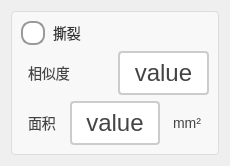
           <widget class="QWidget" name="widget_silie" native="true">
            <layout class="QGridLayout" name="gridLayout_14">
             <item row="0" column="0">
              <widget class="QGroupBox" name="groupBox_15">
               <property name="styleSheet">
                <string notr="true">QGroupBox {
    border: 1px solid #DDD;
    border-radius: 4px;
    font: bold 14px;
    color: #666;
    background-color: #F8F8F8;
}

QGroupBox::title {
    subcontrol-origin: margin;
    subcontrol-position: top left;
    left: 10px;
    padding: 0 5px;
}</string>
               </property>
               <property name="title">
                <string/>
               </property>
               <layout class="QVBoxLayout" name="verticalLayout_13">
                <item>
                 <widget class="QRadioButton" name="rbtn_silieEnable">
                  <property name="sizePolicy">
                   <sizepolicy hsizetype="Minimum" vsizetype="Minimum">
                    <horstretch>0</horstretch>
                    <verstretch>0</verstretch>
                   </sizepolicy>
                  </property>
                  <property name="styleSheet">
                   <string notr="true">QRadioButton {
    spacing: 8px;
    font-size: 14px;
    color: #333;  /* 保持原始文字颜色 */
}

/* 未选中状态 */
QRadioButton::indicator {
    width: 20px;
    height: 20px;
    border-radius: 10px;
    border: 2px solid #999;
    background: #ffffff;
}

/* 悬停效果 */
QRadioButton::indicator:hover {
    border: 2px solid #666;
}

/* 选中状态 */
QRadioButton::indicator:checked {
    border: 2px solid #FF6B00;  /* 橙色边框 */
}

/* 选中时的内圆 */
QRadioButton::indicator:checked {
    background-color: qradialgradient(
        cx:0.5, cy:0.5,
        radius:0.4,
        fx:0.5, fy:0.5,
        stop:0 #FF6B00,  /* 主橙色 */
        stop:1 transparent
    );
}

/* 禁用状态 */
QRadioButton:::disabled {
    border: 2px solid #ccc;
    background: #eee;
}

/* 点击动画效果 */
QRadioButton::indicator:pressed {
    border: 2px solid #CC5500;  /* 深橙色边框 */
    background-color: qradialgradient(
        cx:0.5, cy:0.5,
        radius:0.5,
        fx:0.5, fy:0.5,
        stop:0 #FFD8B3,  /* 浅橙色渐变 */
        stop:1 transparent
    );
}</string>
                  </property>
                  <property name="text">
                   <string>撕裂</string>
                  </property>
                 </widget>
                </item>
                <item>
                 <layout class="QHBoxLayout" name="horizontalLayout_20">
                  <item>
                   <widget class="QLabel" name="label_42">
                    <property name="sizePolicy">
                     <sizepolicy hsizetype="Minimum" vsizetype="Minimum">
                      <horstretch>0</horstretch>
                      <verstretch>0</verstretch>
                     </sizepolicy>
                    </property>
                    <property name="styleSheet">
                     <string notr="true">/* 基础标签样式 */
QLabel {
    color: #444444;          /* 主文字色 */
    font-size: 14px;         /* 标准字号 */
    background: transparent; /* 透明背景 */
    padding: 2px 4px;        /* 基础内边距 */
}

/* 标题样式 */
QLabel.title {
    font-size: 16px;
    font-weight: 600;
    color: #333333;
    border-bottom: 1px solid #DDDDDD; /* 下划线装饰 */
    padding-bottom: 4px;
}

/* 副标题/次要文本 */
QLabel.subtitle {
    color: #666666;
    font-size: 13px;
    font-style: italic;
}

/* 强调文本 */
QLabel.emphasis {
    color: #333333;
    font-weight: 500;
    background-color: #F5F5F5;
    border-radius: 3px;
    padding: 4px 8px;
}

/* 状态标签（成功/警告/错误） */
QLabel[state=&quot;success&quot;] {
    color: #228B22;          /* 森林绿 */
    border-left: 3px solid #228B22;
    padding-left: 8px;
}

QLabel[state=&quot;warning&quot;] {
    color: #FF8C00;          /* 暗橙 */
    border-left: 3px solid #FF8C00;
    padding-left: 8px;
}

QLabel[state=&quot;error&quot;] {
    color: #B22222;          /* 砖红 */
    border-left: 3px solid #B22222;
    padding-left: 8px;
}

/* 数据展示标签 */
QLabel.data {
    color: #2F4F4F;          /* 深石板灰 */
    font-family: monospace;
    border: 1px solid #E0E0E0;
    background-color: #FFFFFF;
    padding: 6px 12px;
    border-radius: 4px;
}

/* 禁用状态 */
QLabel:disabled {
    color: #AAAAAA;
    background-color: transparent;
}

/* 链接样式（伪链接效果） */
QLabel.link {
    color: #4682B4;          /* 钢蓝 */
    text-decoration: underline;
    border-bottom: 1px dotted #4682B4;
}

/* 图标标签 */
QLabel.icon {
    qproperty-alignment: AlignCenter;
    border: 1px solid #E0E0E0;
    border-radius: 4px;
    background-color: #FFFFFF;
    padding: 12px;
}</string>
                    </property>
                    <property name="text">
                     <string>相似度</string>
                    </property>
                   </widget>
                  </item>
                  <item>
                   <widget class="QPushButton" name="pbtn_silieSimilarity">
                    <property name="sizePolicy">
                     <sizepolicy hsizetype="Minimum" vsizetype="Minimum">
                      <horstretch>0</horstretch>
                      <verstretch>0</verstretch>
                     </sizepolicy>
                    </property>
                    <property name="styleSheet">
                     <string notr="true">QPushButton {
    padding: 6px 14px;
    border: 2px solid #CCC;
    border-radius: 4px;
    background-color: white;
    color: #444;
	font-size:24px;
}

QPushButton:hover {
    border-color: #999;
    background-color: #F5F5F5;
}

QPushButton:pressed {
    border-color: #777;
    background-color: #EEE;
}</string>
                    </property>
                    <property name="text">
                     <string>value</string>
                    </property>
                   </widget>
                  </item>
                 </layout>
                </item>
                <item>
                 <layout class="QHBoxLayout" name="horizontalLayout_21">
                  <item>
                   <widget class="QLabel" name="label_43">
                    <property name="sizePolicy">
                     <sizepolicy hsizetype="Minimum" vsizetype="Minimum">
                      <horstretch>0</horstretch>
                      <verstretch>0</verstretch>
                     </sizepolicy>
                    </property>
                    <property name="styleSheet">
                     <string notr="true">/* 基础标签样式 */
QLabel {
    color: #444444;          /* 主文字色 */
    font-size: 14px;         /* 标准字号 */
    background: transparent; /* 透明背景 */
    padding: 2px 4px;        /* 基础内边距 */
}

/* 标题样式 */
QLabel.title {
    font-size: 16px;
    font-weight: 600;
    color: #333333;
    border-bottom: 1px solid #DDDDDD; /* 下划线装饰 */
    padding-bottom: 4px;
}

/* 副标题/次要文本 */
QLabel.subtitle {
    color: #666666;
    font-size: 13px;
    font-style: italic;
}

/* 强调文本 */
QLabel.emphasis {
    color: #333333;
    font-weight: 500;
    background-color: #F5F5F5;
    border-radius: 3px;
    padding: 4px 8px;
}

/* 状态标签（成功/警告/错误） */
QLabel[state=&quot;success&quot;] {
    color: #228B22;          /* 森林绿 */
    border-left: 3px solid #228B22;
    padding-left: 8px;
}

QLabel[state=&quot;warning&quot;] {
    color: #FF8C00;          /* 暗橙 */
    border-left: 3px solid #FF8C00;
    padding-left: 8px;
}

QLabel[state=&quot;error&quot;] {
    color: #B22222;          /* 砖红 */
    border-left: 3px solid #B22222;
    padding-left: 8px;
}

/* 数据展示标签 */
QLabel.data {
    color: #2F4F4F;          /* 深石板灰 */
    font-family: monospace;
    border: 1px solid #E0E0E0;
    background-color: #FFFFFF;
    padding: 6px 12px;
    border-radius: 4px;
}

/* 禁用状态 */
QLabel:disabled {
    color: #AAAAAA;
    background-color: transparent;
}

/* 链接样式（伪链接效果） */
QLabel.link {
    color: #4682B4;          /* 钢蓝 */
    text-decoration: underline;
    border-bottom: 1px dotted #4682B4;
}

/* 图标标签 */
QLabel.icon {
    qproperty-alignment: AlignCenter;
    border: 1px solid #E0E0E0;
    border-radius: 4px;
    background-color: #FFFFFF;
    padding: 12px;
}</string>
                    </property>
                    <property name="text">
                     <string>面积</string>
                    </property>
                   </widget>
                  </item>
                  <item>
                   <widget class="QPushButton" name="pbtn_silieArea">
                    <property name="sizePolicy">
                     <sizepolicy hsizetype="Minimum" vsizetype="Minimum">
                      <horstretch>0</horstretch>
                      <verstretch>0</verstretch>
                     </sizepolicy>
                    </property>
                    <property name="styleSheet">
                     <string notr="true">QPushButton {
    padding: 6px 14px;
    border: 2px solid #CCC;
    border-radius: 4px;
    background-color: white;
    color: #444;
	font-size:24px;
}

QPushButton:hover {
    border-color: #999;
    background-color: #F5F5F5;
}

QPushButton:pressed {
    border-color: #777;
    background-color: #EEE;
}</string>
                    </property>
                    <property name="text">
                     <string>value</string>
                    </property>
                   </widget>
                  </item>
                  <item>
                   <widget class="QLabel" name="label_44">
                    <property name="sizePolicy">
                     <sizepolicy hsizetype="Minimum" vsizetype="Minimum">
                      <horstretch>0</horstretch>
                      <verstretch>0</verstretch>
                     </sizepolicy>
                    </property>
                    <property name="styleSheet">
                     <string notr="true">/* 基础标签样式 */
QLabel {
    color: #444444;          /* 主文字色 */
    font-size: 14px;         /* 标准字号 */
    background: transparent; /* 透明背景 */
    padding: 2px 4px;        /* 基础内边距 */
}

/* 标题样式 */
QLabel.title {
    font-size: 16px;
    font-weight: 600;
    color: #333333;
    border-bottom: 1px solid #DDDDDD; /* 下划线装饰 */
    padding-bottom: 4px;
}

/* 副标题/次要文本 */
QLabel.subtitle {
    color: #666666;
    font-size: 13px;
    font-style: italic;
}

/* 强调文本 */
QLabel.emphasis {
    color: #333333;
    font-weight: 500;
    background-color: #F5F5F5;
    border-radius: 3px;
    padding: 4px 8px;
}

/* 状态标签（成功/警告/错误） */
QLabel[state=&quot;success&quot;] {
    color: #228B22;          /* 森林绿 */
    border-left: 3px solid #228B22;
    padding-left: 8px;
}

QLabel[state=&quot;warning&quot;] {
    color: #FF8C00;          /* 暗橙 */
    border-left: 3px solid #FF8C00;
    padding-left: 8px;
}

QLabel[state=&quot;error&quot;] {
    color: #B22222;          /* 砖红 */
    border-left: 3px solid #B22222;
    padding-left: 8px;
}

/* 数据展示标签 */
QLabel.data {
    color: #2F4F4F;          /* 深石板灰 */
    font-family: monospace;
    border: 1px solid #E0E0E0;
    background-color: #FFFFFF;
    padding: 6px 12px;
    border-radius: 4px;
}

/* 禁用状态 */
QLabel:disabled {
    color: #AAAAAA;
    background-color: transparent;
}

/* 链接样式（伪链接效果） */
QLabel.link {
    color: #4682B4;          /* 钢蓝 */
    text-decoration: underline;
    border-bottom: 1px dotted #4682B4;
}

/* 图标标签 */
QLabel.icon {
    qproperty-alignment: AlignCenter;
    border: 1px solid #E0E0E0;
    border-radius: 4px;
    background-color: #FFFFFF;
    padding: 12px;
}</string>
                    </property>
                    <property name="text">
                     <string>mm²</string>
                    </property>
                   </widget>
                  </item>
                 </layout>
                </item>
               </layout>
              </widget>
             </item>
            </layout>
           </widget>
